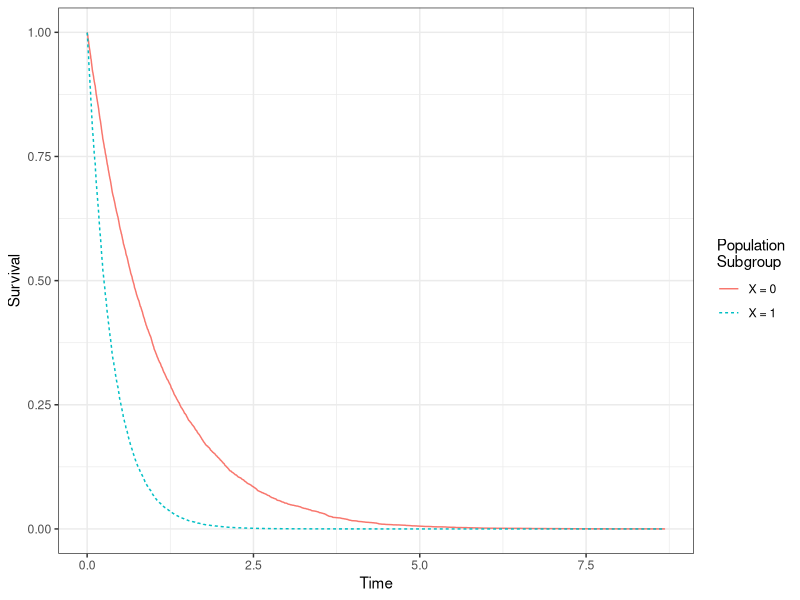

Source code (R):
## ---- chunk 1
library(tidyverse)
library(foreach)
theme_set(theme_bw())
library(survival)
## ---- chunk 2
beta_0 <- 0
beta_1 <- 1
simulated <- tibble(id = 1:1e4) |>
  mutate(
    x = rbinom(n(), 1, .5),
    lambda = exp(beta_0 + beta_1 * x),
    # Simulate from the Exponential for this illustration:
    # can be any hazard function
    t = rexp(n(), rate = lambda),
    c = 0
  )
## ---- chunk 3
model <- coxph(
  Surv(t, event = 1 - c) ~ x,
  data = simulated
)
## ---- chunk 4
coef(model)
## ---- chunk 5
exp(coef(model))
## ---- chunk 6
baseline_subgroup <- simulated |> filter(x == 0)
## ---- chunk 7
baseline_kaplanmeier <- survfit(
  Surv(t, event = 1 - c) ~ 1,
  data = baseline_subgroup
)
## ---- chunk 8
baseline_survival <- tibble(
  t = baseline_kaplanmeier$time,
  # Extract baseline survival among X = 0
  S0 = baseline_kaplanmeier$surv
)
## ---- chunk 9
hazard_ratio <- exp(coef(model))
## ---- chunk 10
both_survival <- baseline_survival |>
  mutate(S1 = S0 ^ hazard_ratio)
## ---- chunk 11
#| code-fold: true
both_survival |>
  pivot_longer(cols = -t, names_to = "X", values_to = "S") |>
  mutate(X = str_replace(X,"S","X = ")) |>
  ggplot(aes(x = t, y = S, color = X, linetype = X)) +
  geom_line() +
  labs(
    x = "Time", 
    y = "Survival",
    color = "Population\nSubgroup",
    linetype = "Population\nSubgroup"
  )
## ---- chunk 12
heart_recipients <- read_csv("assets/heart_recipients.csv")
